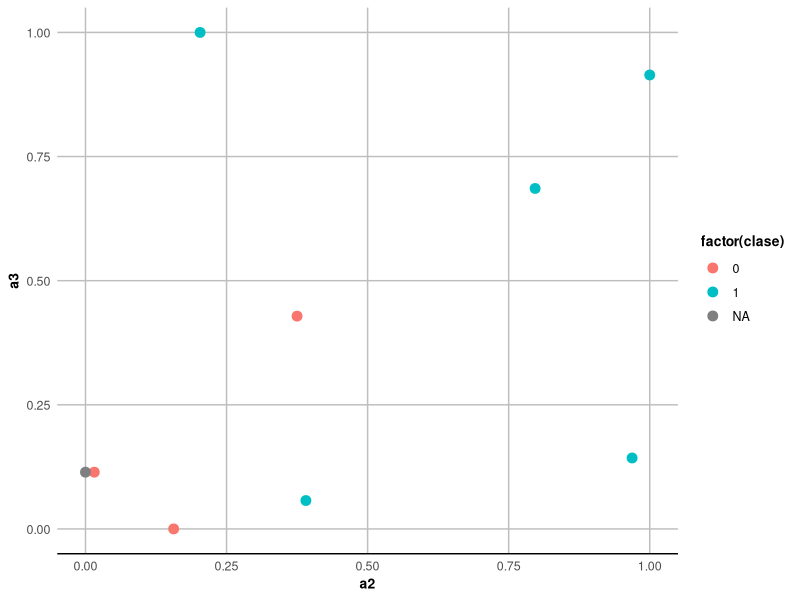
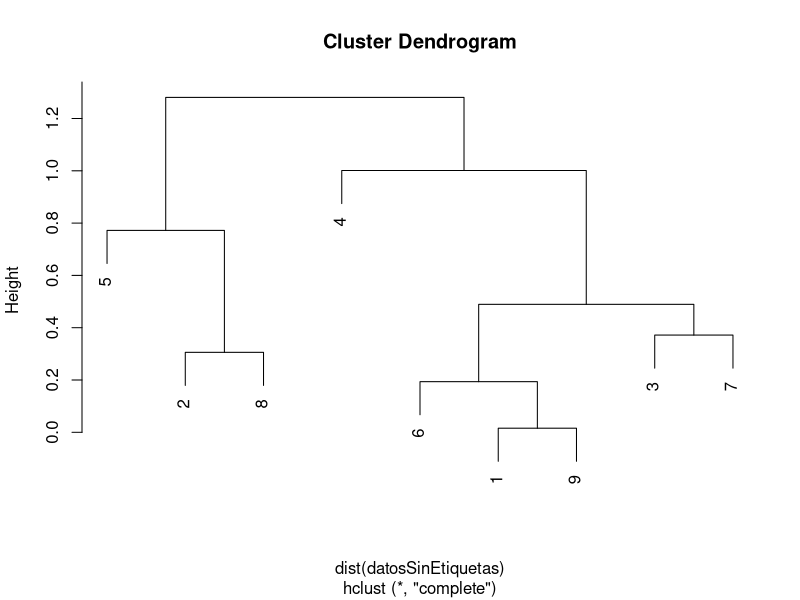
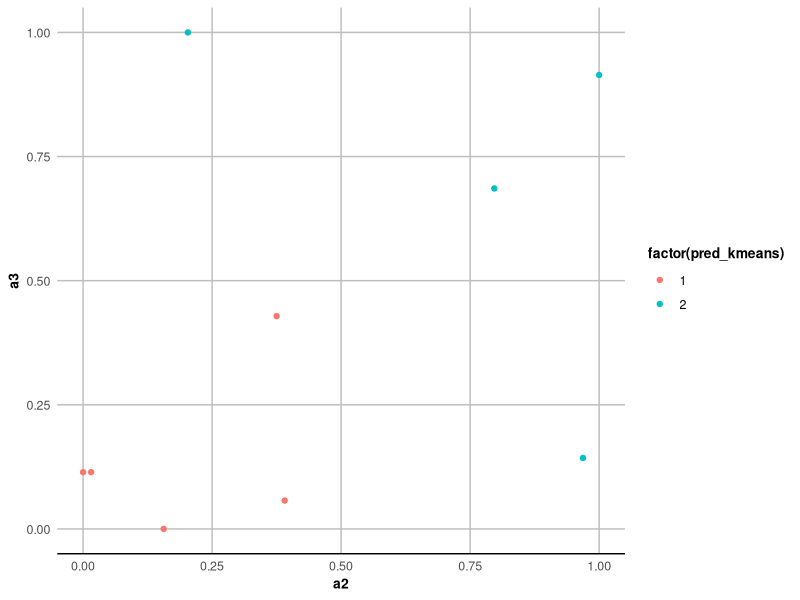

R code for these plots, in order: (Note: this script raises an error after producing the figures.)
## ---- chunk 1
library(e1071) # Se encuentra naiveBayes
library(knitr)

datos <- read.csv("Datos.csv")

testData <- data.frame(Outlook = factor(c("rain", "sunny"), levels = sort(unique((datos$Outlook)))), 
					   Temperature = c(73, 72),
					   Humidity = c(82, 65), 
					   wind = c(TRUE, TRUE))
## ---- chunk 2

modelo <- naiveBayes(Play ~ . , data = datos)

result <- predict(modelo, newdata = testData)
testData$Play <- result

kable(testData)
## ---- chunk 3
library(ggplot2)

temaScatter <- theme(panel.background = element_blank(), # Tema para la grafica
			  panel.grid.major = element_line(colour = "gray", linetype = "solid"),
			  #panel.grid.major.x = element_blank(), # Es necesario para desactivar las mallas verticales
			  axis.ticks = element_blank(),
			  axis.text = element_text(size = 9),
			  #axis.text.x = element_text(angle = 32),
			  axis.title = element_text(size = 10, face = "bold"),
			  axis.line.x = element_line(color = "black"),
			  legend.text = element_text(size = 9),
			  legend.title = element_text(size = 10),
			  legend.key = element_blank(),
			  title = element_text(face = "bold", size = 10)
)

discre <- function(x, y){
	if(is.factor(x))
		return (x == y)
	else  
		(x - y)^2
} # Devuelve la diferencia entre 2 elementos in R^1

my_dist <- function(X, Y){ # X y Y son vectores
	
	diffs <- mapply(discre, X, Y)
	
	sum(diffs)
	
} # Devuelve un escalar (distancia)

normaliza <- function(x){(x - min(x)) / (max(x) - min(x))} # normaliza un vector
## ---- chunk 4
datos <- read.csv("Datos2.csv")

datos
## ---- chunk 5
datos$a2 <- normaliza(datos$a2)
datos$a3 <- normaliza(datos$a3)


trainData <- datos[1:8, 2:3]
testData <- datos[9, 2:3]

kable(trainData)
kable(testData)
## ---- chunk 6

plt1 <- ggplot(datos, aes(x = a2, y = a3, color = factor(clase))) + geom_point(size = 3)
plt1 + temaScatter
## ---- chunk 7
arr_dist <- data.frame(val = -1, clase = datos$clase[1:8])

for(i in 1:nrow(trainData))
{
	arr_dist[i, "val"] <- my_dist(testData[1, ], trainData[i, ])
}

K <- 3

primerosK <- (arr_dist[order(arr_dist$val, decreasing = F), ])[1:K, ]

sum(primerosK$clase == 1) / nrow(primerosK)
## ---- chunk 8
grupo1 <- datos[datos$clase == 1 & !is.na(datos$clase), 2:3]
grupo2 <- datos[datos$clase == 0 & !is.na(datos$clase), 2:3]

K <- 3

arr_dist_gp1 <- data.frame(val = 0, clase = rep(1, nrow(grupo1))) 

for(i in 1:nrow(grupo1)){
	arr_dist_gp1[i, "val"] <- my_dist(testData[1, ], grupo1[i, ]) 
}




arr_dist_gp2 <- data.frame(val = 0, clase = rep(0, nrow(grupo2)))


for(i in 1:nrow(grupo2)){
	arr_dist_gp2[i, "val"] <- my_dist(testData[1, ], grupo2[i, ]) 
}

(arr_dist_gp1[order(arr_dist_gp1$val), ])[K, ]

(arr_dist_gp2[order(arr_dist_gp2$val), ])[K, ]
## ---- chunk 9
datos <- read.csv("Datos2.csv")
datos$a2 <- normaliza(datos$a2)
datos$a3 <- normaliza(datos$a3)
## ---- chunk 10
datos

datosSinEtiquetas <- datos[, 2:3]

datosSinEtiquetas
## ---- chunk 11
agrupamiento <- hclust(dist(datosSinEtiquetas))
plot(agrupamiento)
## ---- chunk 12
nDatos <- datos
nDatos$pred_jerar <- cutree(agrupamiento, 2)

kable(nDatos, row.names = TRUE)
## ---- chunk 13
set.seed(7) # Fijamos una semilla
nDatos$pred_kmeans <- kmeans(datosSinEtiquetas, centers = 2)$cluster
nDatos
## ---- chunk 14
library(ggplot2)

plt1 <- ggplot(data = nDatos, aes(x = a2, y = a3, color = factor(pred_kmeans))) + geom_point() + temaScatter
plt1
## ---- chunk 15
res_kmeans <- nDatos$pred_kmeans - 1
res_jerar <- nDatos$pred_jerar - 1 # Se desplazan en una unidad: {1, 2} -> {0, 1}

library(caret) # Librería para usar la siguiente función

confusionMatrix(nDatos$clase, res_jerar)
confusionMatrix(nDatos$clase, res_kmeans)
